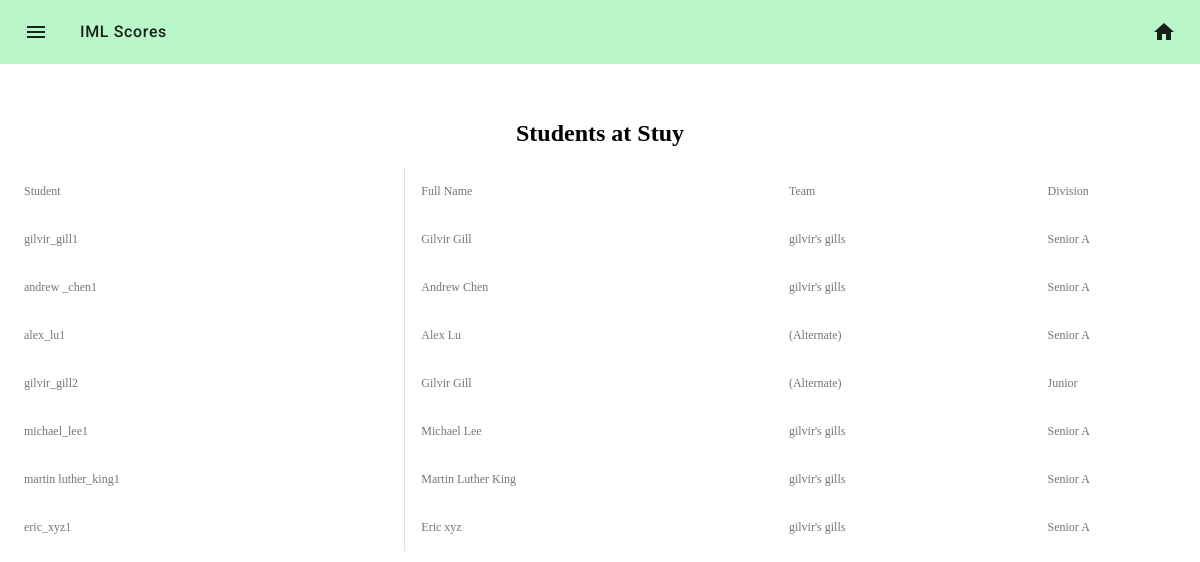
Screenshot of /students/manage (signed in) with the database file from the repository.
### iml/models.py (models this page shows, shortened)
class School(db.Model):
    __tablename__ = 'schools'
    id = db.Column(db.Integer, primary_key=True)
    name = db.Column(db.String(32), nullable=False)
    teams = db.relationship('Team', back_populates='school')
    coaches = db.relationship('User', back_populates='school')
    students = db.relationship('Student', back_populates='school')

class Student(db.Model):
    __tablename__ = 'students'
    id = db.Column(db.Integer, primary_key=True)
    first = db.Column(db.String(32), nullable=False)
    last = db.Column(db.String(32), nullable=False)
    username = db.Column(db.String(32), nullable=False)
    school_id = db.Column(db.Integer, db.ForeignKey('schools.id'),nullable=False)
    division_id = db.Column(db.Integer, db.ForeignKey('divisions.id'),
                            nullable=False)
    team_id = db.Column(db.Integer, db.ForeignKey('teams.id'),
                        nullable=True)
    school = db.relationship('School', back_populates='students')
    scores = db.relationship('Score', back_populates='student')
    division = db.relationship('Division', back_populates='students')
    team = db.relationship('Team', back_populates='students')

class Team(db.Model):
    __tablename__ = 'teams'
    id = db.Column(db.Integer, primary_key=True)
    name = db.Column(db.String(32), nullable=False)
    school_id = db.Column(db.Integer, db.ForeignKey('schools.id'), nullable=False)
    division_id = db.Column(db.Integer, db.ForeignKey('divisions.id'),
                            nullable=False)
    school = db.relationship('School', back_populates = 'teams')
    division = db.relationship('Division', back_populates = 'teams')
    scores = db.relationship('Score', back_populates = 'team')
    students = db.relationship('Student', back_populates = 'team')

class Division(db.Model):
    __tablename__ = 'divisions'
    id = db.Column(db.Integer, primary_key=True)
    name = db.Column(db.String(64), nullable=False)
    url = db.Column(db.String(64), nullable=False)
    teams = db.relationship('Team', back_populates = 'division')
    students = db.relationship('Student', back_populates='division')
    contests = db.relationship('Contest', back_populates = 'division')

### iml/core/students/controllers.py (the view)
@students.route('/manage', methods = ["GET"])
@login_required()
def show_students():
    user = get_user(session["userdata"]["id"])
    students = user.school.students
    return render_custom_template("core/students/manage.html",
                                  students=students)

### iml/core/user/wrappers.py (called while the page is built)
def login_required(redirect_to=None, to_flash=None):
    def validator(*args, **kwargs):
        sess_status = session.get("status", IS_NOT_LOGGED_IN)
        return sess_status >= IS_LOGGED_IN
    return validate_page_access(redirect_to,
                                to_flash,
                                validator)

### iml/util/__init__.py (called while the page is built)
def get_user(user_id):
    return User.query.filter_by(id=user_id).first()

def render_custom_template(*args, **kwargs):
    status = IS_NOT_LOGGED_IN
    user = None
    userdata = session.get("userdata")
    if session.get("userdata"):
        user = get_user(session["userdata"]["id"])
        status = session["status"]
    if "status" not in kwargs:
        kwargs["status"] = status
    if "user" not in kwargs:
        kwargs["user"] = user
    if "userdata" not in kwargs:
        kwargs["userdata"] = userdata
    return flask.render_template(*args, **kwargs)

### iml/util/wrappers.py (called while the page is built)
def validate_page_access(redirect_to=None,
                         to_flash=None,
                         validate_function= lambda *args, **kwargs: True):
    def decorator(f):
        @wraps(f)
        def check_and_call(*args, **kwargs):
            check = validate_function(*args, **kwargs)
            if check:
                return f(*args, **kwargs)
            else:
                if redirect_to and to_flash:
                    flash(to_flash)
                    return redirect(redirect_to)
            return render_template("errors/403.html")
        return check_and_call
    return decorator

### iml/templates/core/students/manage.html
{% extends "_base.html" %}
{% from "macros/_renderfield.html" import render_field %}
{% block content %}
<center>
    <h2> Students at {{user.school.name}} </h2>
</center>
      <table class="mdc-data-table__content">
        <thead>
          <tr class="mdc-data-table__row">
              <th class="mdc-data-table__column">Student</th>
              <th class="mdc-data-table__column">Full Name</th>
              <th class="mdc-data-table__column">Team</th>
              <th class="mdc-data-table__column">Division</th>
          </tr>
          {% for student in students %}
          <tr class="mdc-data-table__row">
              <th class="mdc-data-table__column">{{student.username}}</th>
              <th class="mdc-data-table__column">{{student.first}} {{student.last}}</th>
              <th class="mdc-data-table__column">{% if student.team %} {{student.team.name}} {% else %} (Alternate) {% endif %}</th>
              <th class="mdc-data-table__column">{{student.division.name}}</th>
          </tr>
          {% endfor %}
        </thead>
      </table>
{%endblock%}

### iml/templates/_base.html (shortened to what this page needs)
<!DOCTYPE HTML>
<html>
    <head>
        <link rel="stylesheet" type="text/css" href="{{url_for('static', filename= 'vendor/mdc.css')}}">
        <link rel="stylesheet" type="text/css" href="{{url_for('static', filename= 'vendor/normalize.css')}}">
        <link rel="stylesheet" type="text/css" href="{{url_for('static', filename= 'vendor/mdc-table.css')}}">
        <link rel="stylesheet" type="text/css" href="{{url_for('static', filename= 'css/mdc-theme.css')}}">
        <link rel="stylesheet" type="text/css" href="{{url_for('static', filename= 'css/forms.css')}}">
        <link rel="stylesheet" type="text/css" href="{{url_for('static', filename= 'css/everything.css')}}">
    </head>
    <body>
        {% block navbar %}
        <header class="mdc-top-app-bar secondary-nav" id="app-bar">
            <div class="mdc-top-app-bar__row secondary-nav">
                <section class="mdc-top-app-bar__section mdc-top-app-bar__section--align-start">
                    <a href="#" class="material-icons mdc-top-app-bar__navigation-icon" style="color:rgba(0,0,0,.87)!important">menu</a>
                    <span class="mdc-top-app-bar__title">IML Scores</span>
                </section>
                <section class="mdc-top-app-bar__section mdc-top-app-bar__section--align-end" role="toolbar">
                    <a href="/" class="material-icons mdc-top-app-bar__action-item " aria-label="Download" alt="Download" style="color:rgba(0,0,0,.87)!important">home</a>
                </section>
            </div>
        </header>
        {% endblock navbar %}
    <main>
        <div style="padding-top:100px"></div>
        <div>
            {% block content %}
            {% endblock content%}
        </div>
    </main>
    </body>
</html>

### iml/static/css/mdc-theme.css (style rules this page uses)
.mdc-top-app-bar__title { font-size: 1rem; letter-spacing: 0.04em; }
html, body { height: 100%; }

### rows the page displays
School: school.name "Stuy"
Student: username "gilvir_gill1", first "Gilvir", last "Gill", team.name "gilvir's gills", division.name "Senior A"
Student: username "andrew _chen1", first "Andrew", last "Chen", team.name "gilvir's gills", division.name "Senior A"
Student: username "alex_lu1", first "Alex", last "Lu", shows "(Alternate)", division.name "Senior A"
Student: username "gilvir_gill2", first "Gilvir", last "Gill", shows "(Alternate)", division.name "Junior"
Student: username "michael_lee1", first "Michael", last "Lee", team.name "gilvir's gills", division.name "Senior A"
Student: username "martin luther_king1", first "Martin Luther", last "King", team.name "gilvir's gills", division.name "Senior A"
Student: username "eric_xyz1", first "Eric", last "xyz", team.name "gilvir's gills", division.name "Senior A"
